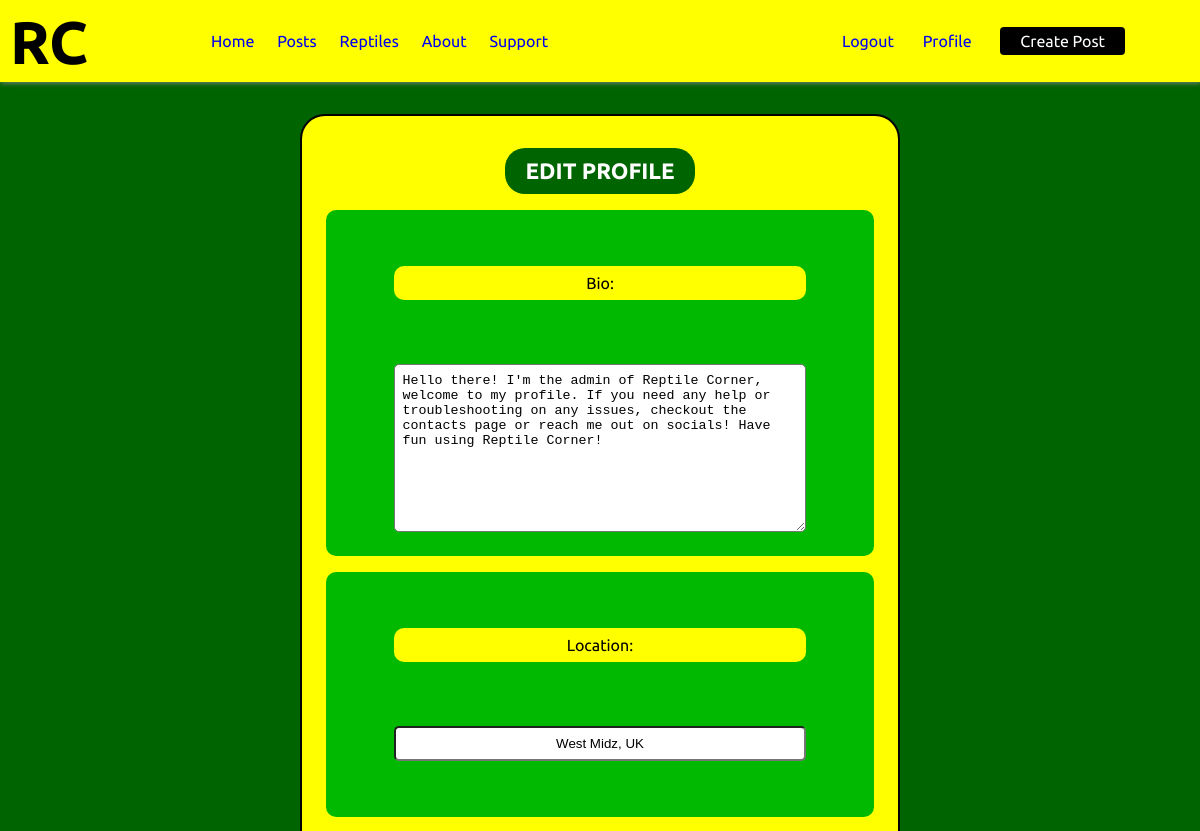
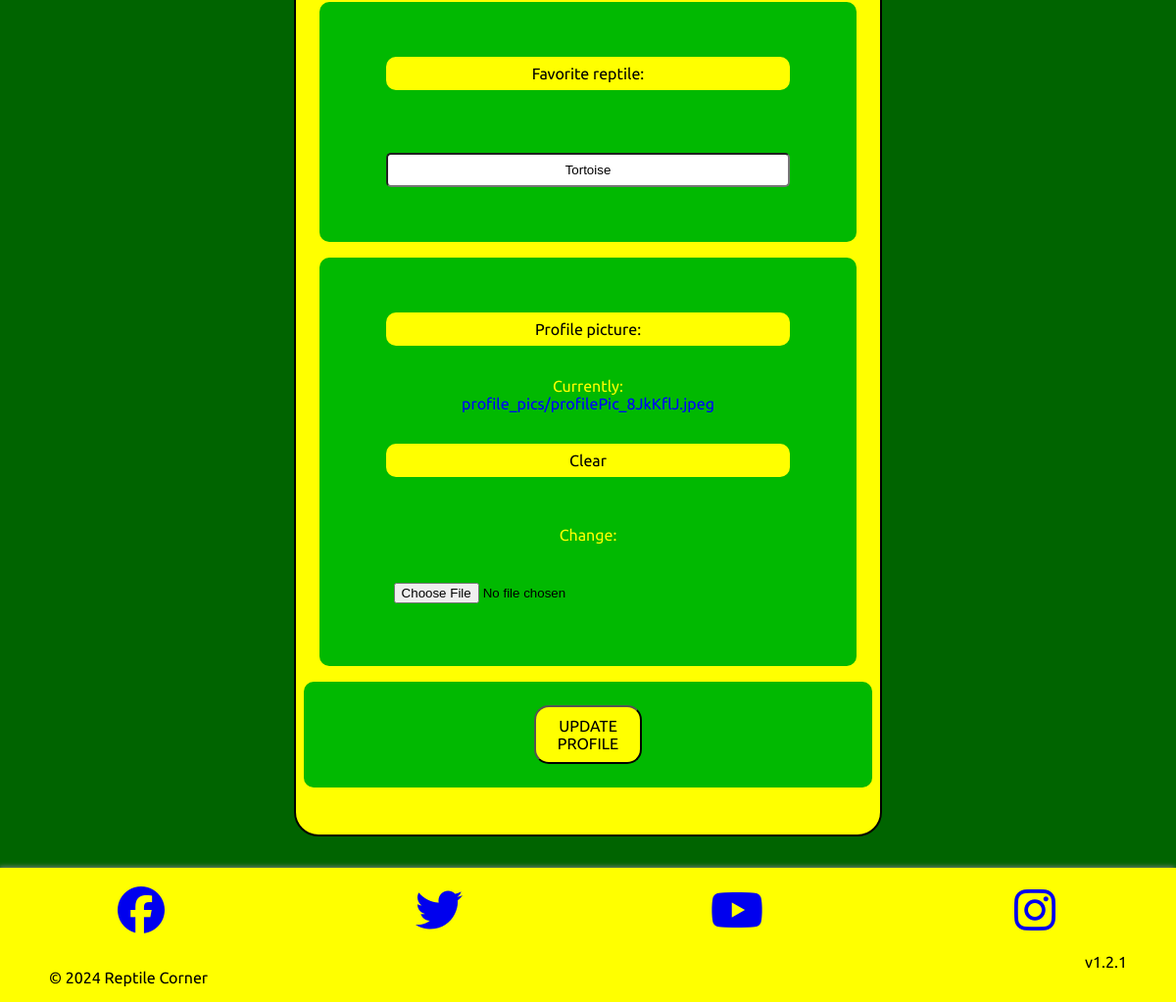
Page /profile/edit/ (signed in) on the committed database (2 pictures, top to bottom).
### profiles/models.py (models this page shows, shortened)
class Profile(models.Model):
    user = models.OneToOneField(User, on_delete=models.CASCADE, related_name='profile')
    bio = models.TextField(blank=True)
    location = models.CharField(max_length=30, blank=True)
    favorite_reptile = models.CharField(max_length=50, blank=True)
    profile_picture = models.ImageField(upload_to='profile_pics/', blank=True)

### profiles/views.py (the view)
# urls.py: path('edit/', views.edit_profile, name='edit_profile'),
@login_required
def edit_profile(request):
    if request.method == 'POST':
        p_form = ProfileUpdateForm(request.POST,
                                   request.FILES,
                                   instance=request.user.profile)
        if p_form.is_valid():
            p_form.save()
            messages.success(request, f'Your profile has been updated!')
            return redirect('profiles:profile', username=request.user.username)
    else:
        p_form = ProfileUpdateForm(instance=request.user.profile)
    context = {
        'p_form': p_form
    }
    return render(request, 'profiles/edit_profile.html', context)

### profiles/forms.py
class ProfileUpdateForm(forms.ModelForm):
    class Meta:
        model = Profile
        fields = ['bio', 'location', 'favorite_reptile', 'profile_picture']

### profiles/templates/profiles/edit_profile.html (shortened to what this page needs)
{% extends "layout.html" %}
{% block content %}
    <section class="login-main">
        <div class="login-container">
            <form method="POST" enctype="multipart/form-data">
                <fieldset class="form-group">
                    <legend class="mb-4">Edit Profile</legend>
                    {{ p_form.as_p }}
                </fieldset>
                <div class="form-group">
                    <button class="btn btn-outline-info" type="submit">Update Profile</button>
                </div>
            </form>
        </div>
    </section>
{% endblock content %}

### static/css/style.css (style rules this page uses)
* { box-sizing: border-box; padding: 0; margin: 0; }
body { font-family: 'Ubuntu'; color: black; background-color: yellow; overflow-x: hidden; }
a { text-decoration: none; }
#id_location, #id_favorite_reptile, #id_profile_picture { margin: 2rem 0.5rem; text-align: center !important; color: black; }
#id_bio { margin-top: 2rem; }
label { color: black; margin-left: 2rem; }
fieldset { border: none; }
fieldset > legend { position: relative; text-align: center; }
fieldset > p { color: yellow; margin: 1rem; display: flex; flex-direction: column; align-items: center; }
fieldset > p > label { color: black; }
fieldset > p > input { color: black; padding: 0.5rem 20%; }
fieldset > p > a { color: blue; }
fieldset > * { background-color: yellow; border-radius: 20px; padding: 1rem 0; color: black; }
textarea { border-radius: 5px; padding: 0.5rem; }
.login-container { position: relative; width: 80%; text-align: center; background-color: yellow; border: 2px solid black; margin: 2rem; padding: 2rem 0.5rem; border-radius: 25px; }
.login-container > form > div, .login-container > form > p, .login-container > form > fieldset > p { background-color: rgb(1, 185, 1); border-radius: 10px; margin-bottom: 1rem; padding: 1.5rem 1rem; display: flex; flex-direction: column; }
.login-container > form > div > label, .login-container > form > p > label, .login-container > form > fieldset > p > label { color: black; margin: 2rem; background-color: yellow; padding: 0.5rem; border-radius: 10px; }
.login-container > form > fieldset > p > textarea, .login-container > form > fieldset > p > input, .login-container > form > fieldset > p > label { width: 80%; }
.login-container > form > div > input, .login-container > form > p > input, .login-container > form > fieldset > p > input { border-radius: 5px; padding: 0.5rem; margin-top: 1rem; }
.login-container > form > div > button { width: 20%; display: flex; align-self: center; text-transform: uppercase; font-family: 'Ubuntu', sans-serif; font-size: 1rem; padding: 10px; border-radius: 15px; background-color: yellow; }
.login-container > form > fieldset > legend { background-color: darkgreen; color: white; font-size: 1.4rem; text-transform: uppercase; font-weight: bolder; padding: 10px 20px; }
.login-main { display: flex; justify-content: center; background-color: darkgreen; }
@media screen and (min-width: 768px) { .login-container { width: 70%; } }
@media screen and (min-width: 992px) { .login-container { width: 50%; } }

### rows in the picture
Profile: bio "Hello there! I'm the admin of Reptile Corner, welcome to my profile. If you need any help or troubleshooting on any issues, checkout the contacts page or reach me out on socials! Have fun using Reptile Corner!", location "West Midz, UK", favorite_reptile "Tortoise"
